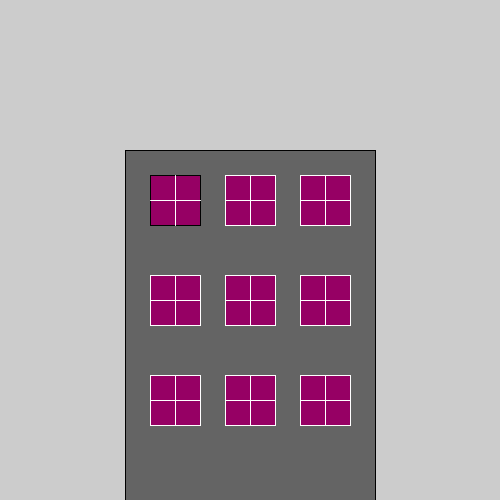
Frame 1 (no input)
Frame 60 (the mouse pressed at the canvas centre just before this capture): identical to frame 1, image omitted
Frame 120 (the mouse held since frame 60 and released just before this capture): identical to frame 1, image omitted

The Processing sketch that drew this single still picture (run headless with seeded random() and noise(); from frame 60 on, the mouse is pressed at the canvas centre):

// Processing sketch: processing_162776
// ── processing_162776.pde

int x = 175;
int y = 200;



void setup() {
  size(500, 500);
  rectMode(CENTER);
  fill(100);
  rect(250, 350, 250, 400);
 
}
void draw() {
  while (y<height) {
    drawWindow(x,y);
    drawWindow(x+75, y);
    drawWindow(x+150,y);
    
    y+=100;
  }
 
}

void drawWindow(int x, int y) {
  rectMode(CENTER);
  fill(150,0,100);
  rect(x, y, 50, 50);
  stroke(255);
  line(x, y-25, x, y+25);
  line(x-25, y, x+25, y);
}
